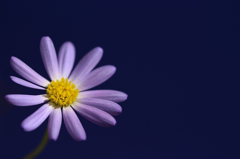
#> input picture notebooks/imgs/gw/0.png, 240 x 159 px; its folder holds only this picture in this run
$ jupyter execute --allow-errors fig9.4.ipynb
#> lines starting #> are read from the running program, lines starting #| are printed output that depends on the picture
# 図 9.4 の生成（アルゴリズム 9.1）

[cell 1]
for i in range(112):
  ! wget "https://github.com/joisino/otbook/raw/main/notebooks/imgs/gw/{i}.png" -O "imgs/gw/{i}.png"

[cell 2]
import os
from PIL import Image
import numpy as np
from sklearn.metrics import pairwise_distances
import ot

[cell 3]
li = []
for i in os.listdir('./imgs/gw'):
    img = Image.open('./imgs/gw/' + i) # 画像の読み込み
#> img is the input picture: PIL image 240x159 RGB; mean R, G, B 37.9, 36.6, 73.6
    w, h = img.size
#> w = 240; h = 159

    # アスペクト比 4:3 に切り取り
    if 3 * w > 4 * h:
        margin = (w - 4 * h / 3) / 2
#> margin = 14
        img = img.crop((margin, 0, w - margin, h))
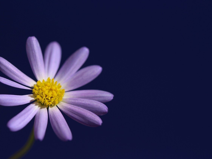
#> img: PIL image 212x159 RGB; mean R, G, B 40.9, 39, 76.1
    else:
        margin = (h - 3 * w / 4) / 2
        img = img.crop((0, margin, w, h - margin))

    w, h = img.size
#> w = 212
    r = np.sqrt((80 * 60) / (w * h))
#> r = 0.377
    nw, nh = int(w * r), int(h * r)
#> nw = 80; nh = 60
    img = img.resize((nw, nh)) # 画像のリサイズ
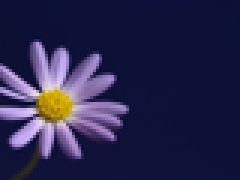
#> img: PIL image 80x60 RGB (shown 3 times larger); mean R, G, B 40.9, 39, 76.1
    img = img.convert('RGB')
    li.append(img)
img_w, img_h = li[0].size
#> img_w = 80; img_h = 60

#> (a cell that did not finish here is left out)

[cell 5]
X = list(zip(*np.where(np.array(img)[:, :, 0] < 128))) # OT-シェイプを座標の集合に変換
#> X = 4141 pairs, first value 0 to 59, second value 0 to 79
n = len(X)
#> n = 4141
